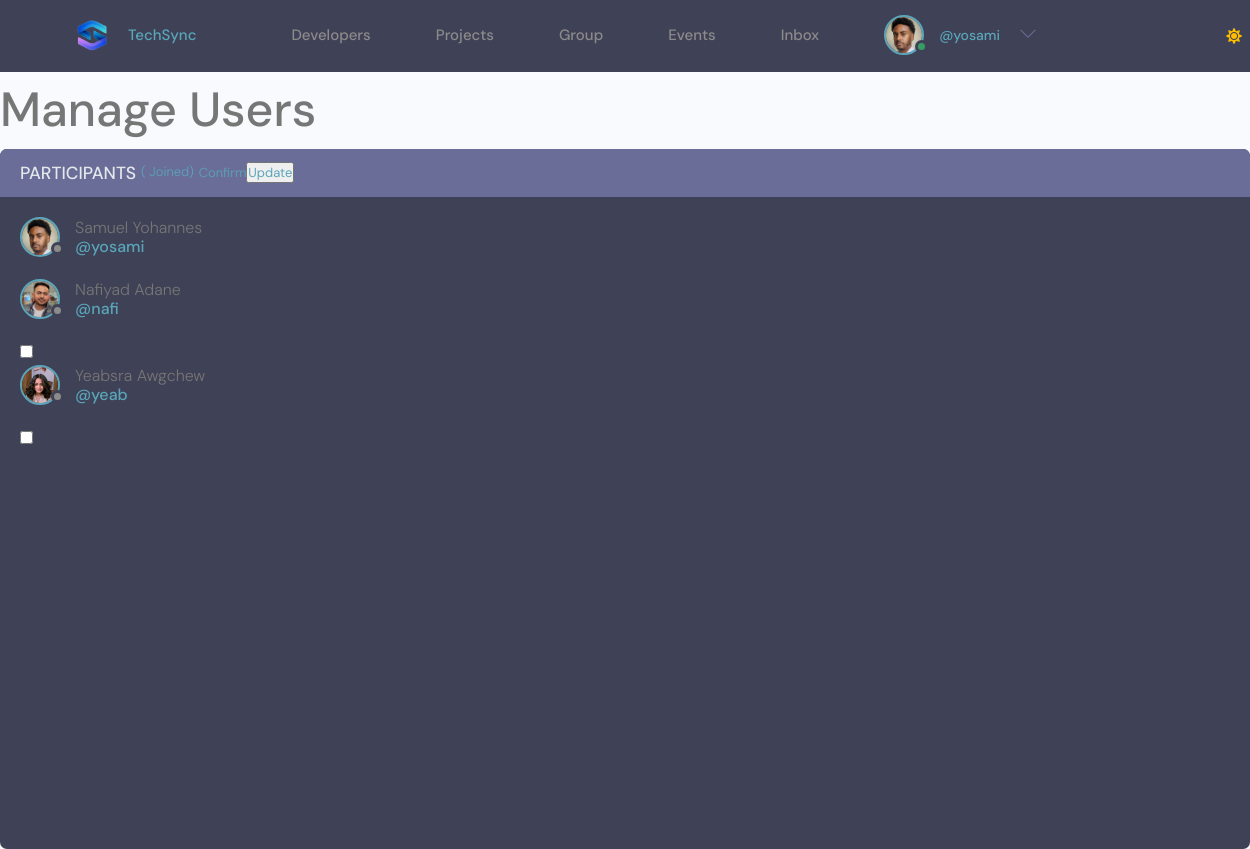
The page /group/manage-group/16db594270e243ec9d891817b469c933 (signed in) on the database its author committed.
### users/models.py (models this page shows, shortened)
class Profile(models.Model):
    id = models.UUIDField(default=uuid.uuid4, primary_key=True, unique=True, editable=False, )
    user = models.OneToOneField(User, on_delete=models.CASCADE,null=True,blank=True)
    name = models.CharField(max_length=200, blank=True,null=True)
    username = models.CharField(max_length=200, blank=True,null=True,unique=True)
    headline = models.CharField(max_length=200, blank=True,null=True)
    about = models.TextField(blank=True, null=True)
    location = models.CharField(max_length=200, blank=True,null=True)
    profile_image = models.ImageField(null=True, blank=True,upload_to='profiles', default='default_profile.png')
    github_link = models.CharField(max_length=200, blank=True,null=True)
    twitter_link = models.CharField(max_length=200, blank=True,null=True)
    linkedin_link = models.CharField(max_length=200, blank=True,null=True)
    personal_link = models.CharField(max_length=200, blank=True,null=True)
    phone_regex = RegexValidator(
    regex=r'^\+?1?\d{9,15}$',
    message="Phone number must be entered in the format: '+999999999'. Up to 15 digits allowed."
    )
    phone_number = models.CharField(validators=[phone_regex], max_length=17, blank=True)  # validators should be a list
    created_at = models.DateTimeField(auto_now_add=True)

class User(AbstractUser):
    email = models.EmailField(unique=True)
    is_event_organizer = models.BooleanField(default=False)
    is_event_moderator = models.BooleanField(default=False)
    is_speaker = models.BooleanField(default=False)  # Flag to identify if user is a speaker (remove it there is no need for it)
    is_recruiter = models.BooleanField(default=False)
    is_applicant = models.BooleanField(default=False)
    has_resume = models.BooleanField(default=False)
    has_company = models.BooleanField(default=False)

### group/views.py (the view)
# urls.py: path('manage-group/<str:pk>', views.manage_group, name="manage-group"),
@login_required(login_url='login')
def manage_group(request, pk):
    room = get_object_or_404(Room, id=pk)
    if request.user != room.host:
        raise Http404()
    form = ChatRoomEditForm(instance=room)
    if request.method == 'POST':
        remove_members = request.POST.getlist('remove_members')
        for member_id in remove_members:
            member = User.objects.get(id=member_id)
            room.participants.remove(member)
        return redirect('room', pk=room.id)
    context = {
        'room' : room
    }
    return render(request, 'group/room_manage_group.html', context)

### templates/group/room_manage_group.html (shortened to what this page needs)
{% extends 'main/main.html' %}
{% block content %}
<h1>Manage Users</h1>
<form method="post">
        <div class="participants">
            <h3 class="participants__top" style="font-size: 1.17em" >Participants <span>({{participants.count}} Joined) </span> <span>Confirm<button class="mt-2" type="submit">Update</button> </span> </h3>
            <div class="participants__list scroll" id="groupchat-members" >
              {% for participant in room.participants.all %}
                <a href="{% url 'user-profile' participant.profile.id %}" class="participant">
                    <div class="avatar avatar--medium" >
                    <img src="{{participant.profile.profile_image.url}}" />
                    </div>
                    <p>
                    {{participant.profile.name}}
                    <span>@{{ participant.username }}</span>
                    </p>
                </a>
                {% if participant != room.host %}
                <div class="inline-block pr-4 side-manage-btn">
                    <input type="checkbox" name="remove_members" value="{{ participant.id }}" class="relative p-5 cursor-pointer appearance-none rounded-md border after:absolute after:left-0 after:top-0 after:h-full after:w-full after:bg-[url('https://img.icons8.com/ffffff/32/multiply.png')] after:bg-center checked:bg-red-500 hover:ring hover:ring-gray-300 focus:outline-none" />
                </div>
                {% endif %}
              {% endfor %}
            </div>
          </div>
        </form>
{% endblock %}

### templates/main/navbar.html (shortened to what this page needs)
{% load static %}
<header class="header">
        <div class="container container--narrow">
                <a href="{% url 'projects'%}" class="header__logo">
                        <img src="{% static 'images/logo.png' %}" alt="Techsync Logo" />TechSync
                </a>
                <nav class="header__nav header__menu">
                        {% if request.user.is_event_organizer %}
                        <ul class="header__menu">
                            <li class="header__menuItem"><a href="{% url 'events' %}">Events</a></li>
                            {% if request.user.is_authenticated %}
                            {% comment %} <li class="header__menuItem"><a  href="{% url 'inbox' %}">Inbox</a></li>  {% endcomment %}
                            <li class="header__menuItem"><a  href="{% url 'scan-qr-code' %}">Verify QR</a></li>
                            <li class="header__menuItem"><a  href="{% url 'user-chatrooms' %}">Inbox</a></li>
                            {% else %}
                            <li class="header__menuItem"><a href="{% url 'login' %}" class="btn btn--sub">Login/Sign Up</a></li>
                            {% endif %}
                            {% if request.user.is_authenticated %}
                            {% comment %} Profile {% endcomment %}
                            <li class="header__menuItem">
                                    <div class="header__user">
                                            <a href="{% url 'organization-account'%}">
                                                <div class="avatar avatar--medium active">
                                                    <img src="{{ event_organizer.profile_image.url }}" />
                                                </div>
                                                <p> <span>@{{profile.username}}</span></p>
                                            </a>
                                            <button class="dropdown-button">
                                                <svg version="1.1" xmlns="http://www.w3.org/2000/svg" width="32" height="32" viewBox="0 0 32 32">
                                                    <title>chevron-down</title>
                                                    <path d="M16 21l-13-13h-3l16 16 16-16h-3l-13 13z"></path>
                                                </svg>
                                            </button>
                                        </div>
                                        <div class="dropdown-menu">
                                            <a href="settings.html" class="dropdown-link"
                                                ><svg version="1.1" xmlns="http://www.w3.org/2000/svg" width="32" height="32" viewBox="0 0 32 32">
                                                    <title>tools</title>
                                                    <path
                                                        d="M27.465 32c-1.211 0-2.35-0.471-3.207-1.328l-9.392-9.391c-2.369 0.898-4.898 0.951-7.355 0.15-3.274-1.074-5.869-3.67-6.943-6.942-0.879-2.682-0.734-5.45 0.419-8.004 0.135-0.299 0.408-0.512 0.731-0.572 0.32-0.051 0.654 0.045 0.887 0.277l5.394 5.395 3.586-3.586-5.394-5.395c-0.232-0.232-0.336-0.564-0.276-0.887s0.272-0.596 0.572-0.732c2.552-1.152 5.318-1.295 8.001-0.418 3.274 1.074 5.869 3.67 6.943 6.942 0.806 2.457 0.752 4.987-0.15 7.358l9.392 9.391c0.844 0.842 1.328 2.012 1.328 3.207-0 2.5-2.034 4.535-4.535 4.535zM15.101 19.102c0.26 0 0.516 0.102 0.707 0.293l9.864 9.863c0.479 0.479 1.116 0.742 1.793 0.742 1.398 0 2.535-1.137 2.535-2.535 0-0.668-0.27-1.322-0.742-1.793l-9.864-9.863c-0.294-0.295-0.376-0.74-0.204-1.119 0.943-2.090 1.061-4.357 0.341-6.555-0.863-2.631-3.034-4.801-5.665-5.666-1.713-0.561-3.468-0.609-5.145-0.164l4.986 4.988c0.391 0.391 0.391 1.023 0 1.414l-5 5c-0.188 0.188-0.441 0.293-0.707 0.293s-0.52-0.105-0.707-0.293l-4.987-4.988c-0.45 1.682-0.397 3.436 0.164 5.146 0.863 2.631 3.034 4.801 5.665 5.666 2.2 0.721 4.466 0.604 6.555-0.342 0.132-0.059 0.271-0.088 0.411-0.088z"
                                                    ></path>
                                                </svg>
                                                Settings</a
                                            >
                                            <a href="{% url 'logout' %}" class="dropdown-link"
                                                ><svg version="1.1" xmlns="http://www.w3.org/2000/svg" width="32" height="32" viewBox="0 0 32 32">
                                                    <title>sign-out</title>
                                                    <path
                                                        d="M3 0h22c0.553 0 1 0 1 0.553l-0 3.447h-2v-2h-20v28h20v-2h2l0 3.447c0 0.553-0.447 0.553-1 0.553h-22c-0.553 0-1-0.447-1-1v-30c0-0.553 0.447-1 1-1z"
                                                    ></path>
                                                    <path
                                                        d="M21.879 21.293l1.414 1.414 6.707-6.707-6.707-6.707-1.414 1.414 4.293 4.293h-14.172v2h14.172l-4.293 4.293z"
                                                    ></path>
                                                </svg>
                                                Logout</a
                                            >
                                        </div>
                            </li>
                            {% endif %}
                        </ul>
                        {% else %}
                        <ul class="header__menu">
                                <li class="header__menuItem"><a href="{% url 'profiles' %}">Developers</a></li>
                                <li class="header__menuItem"><a  href="{% url 'projects' %}">Projects</a></li>
                                <li class="header__menuItem"><a  href="{% url 'home-group'%}">Group</a></li>
                                <li class="header__menuItem"><a href="{% url 'events' %}">Events</a></li>
                                {% if request.user.is_authenticated %}
                                <li class="header__menuItem"><a  href="{% url 'user-chatrooms' %}">Inbox</a></li>
                                {% else %}
                                <li class="header__menuItem"><a href="{% url 'login' %}" class="btn btn--sub">Login/Sign Up</a></li>
                                {% endif %}
                                {% if request.user.is_authenticated %}
                                <li class="header__menuItem">
                                        <div class="header__user">
                                                <a href="{% url 'user-account'%}">
                                                    <div class="avatar avatar--medium active">
                                                        <img src="{{ profile.profile_image.url }}" />
                                                    </div>
                                                    <p> <span>@{{profile.username}}</span></p>
                                                </a>
                                                <button class="dropdown-button">
                                                    <svg version="1.1" xmlns="http://www.w3.org/2000/svg" width="32" height="32" viewBox="0 0 32 32">
                                                        <title>chevron-down</title>
                                                        <path d="M16 21l-13-13h-3l16 16 16-16h-3l-13 13z"></path>
                                                    </svg>
                                                </button>
                                            </div>
                                </li>
                                {% endif %}
                        </ul>
                        {% endif %}
                </nav>
                <span id="mode-icon" class="fas fa-sun"></span>
        </div>
</header>
<link rel="stylesheet" href="{% static 'uikit/styles/modules/_variables.css' %}" id="theme-css">

### rows shown on the page
Profile: profile_image (picture), username "yosami"
User: profile.profile_image (picture), profile.name "Samuel Yohannes", username "yosami"
User: profile.profile_image (picture), profile.name "Nafiyad Adane", username "nafi"
User: profile.profile_image (picture), profile.name "Yeabsra Awgchew", username "yeab"
